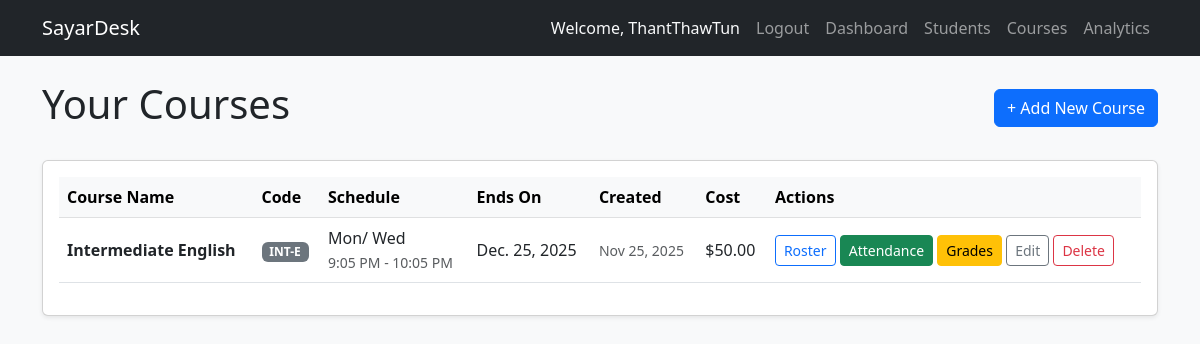
The app's page /courses/ (signed in) with its own data.
### dashboard/models.py (models this page shows)
class Course(models.Model):
    user = models.ForeignKey(User, on_delete=models.CASCADE)
    name = models.CharField(max_length=200)
    course_code = models.CharField(max_length=20, blank=True, null=True)
    cost = models.DecimalField(max_digits=10, decimal_places=2, default=0.00)
    schedule_days = models.CharField(max_length=50, blank=True, null=True, help_text="e.g., Mon/Wed")
    start_time = models.TimeField(blank=True, null=True)
    end_time = models.TimeField(blank=True, null=True)
    start_date = models.DateField(default=timezone.now)
    end_date = models.DateField(blank=True, null=True)
    created_at = models.DateTimeField(auto_now_add=True)

### dashboard/views.py (the view)
# urls.py: path('courses/', views.course_list, name='course_list'),
@login_required
def course_list(request):
    courses = Course.objects.filter(user=request.user).order_by('name')
    return render(request, 'dashboard/course_list.html', {'courses': courses})

### dashboard/templates/dashboard/course_list.html
{% extends "dashboard/base.html" %}
{% block content %}
<div class="d-flex justify-content-between align-items-center mb-4">
    <h1>Your Courses</h1>
    <a href="{% url 'add_course' %}" class="btn btn-primary">+ Add New Course</a>
</div>
<div class="card shadow-sm">
    <div class="card-body">
        {% if courses %}
        <div class="table-responsive">
            <table class="table table-hover align-middle">
                <thead class="table-light">
                    <tr>
                        <th>Course Name</th>
                        <th>Code</th>
                        <th>Schedule</th>
                        <th>Ends On</th>
                        <th>Created</th>
                        <th>Cost</th>
                        <th>Actions</th>
                    </tr>
                </thead>
                <tbody>
                    {% for course in courses %}
                    <tr>
                        <td><strong>{{ course.name }}</strong></td>
                        <td><span class="badge bg-secondary">{{ course.course_code|default:"-" }}</span></td>
                        <td>
                            {% if course.schedule_days %}
                                {{ course.schedule_days }}
                                <br>
                                {% if course.start_time %}
                                    <small class="text-muted">
                                        {{ course.start_time|time:"g:i A" }} - {{ course.end_time|time:"g:i A" }}
                                    </small>
                                {% endif %}
                            {% else %}
                                <span class="text-muted">Not set</span>
                            {% endif %}
                        </td>
                        <td>{{ course.end_date|default:"Ongoing" }}</td>
                        <td class="text-muted small">{{ course.created_at|date:"M d, Y" }}</td>
                        <td>${{ course.cost }}</td>
                        <td>
                            <a href="{% url 'manage_roster' course.pk %}" class="btn btn-sm btn-outline-primary">Roster</a>
                            <a href="{% url 'take_attendance' course.pk %}" class="btn btn-sm btn-success">Attendance</a>
                            <a href="{% url 'course_gradebook' course.pk %}" class="btn btn-sm btn-warning flex-grow-1">Grades</a>
                            <a href="{% url 'edit_course' course.pk %}" class="btn btn-sm btn-outline-secondary">Edit</a>
                            <a href="{% url 'delete_course' course.pk %}" class="btn btn-sm btn-outline-danger">Delete</a>
                        </td>
                    </tr>
                    {% endfor %}
                </tbody>
            </table>
        </div>
        {% else %}
            <div class="text-center py-5">
                <p class="lead text-muted">You haven't created any courses yet.</p>
                <a href="{% url 'add_course' %}" class="btn btn-lg btn-primary">Create Your First Course</a>
            </div>
        {% endif %}
    </div>
</div>
{% endblock %}

### dashboard/templates/dashboard/base.html (shortened to what this page needs)
<!DOCTYPE html>
<html lang="en">
<head>
    <link href="https://cdn.jsdelivr.net/npm/bootstrap@5.3.0/dist/css/bootstrap.min.css" rel="stylesheet">
</head>
<body>
    <nav class="navbar navbar-expand-lg navbar-dark bg-dark fixed-top">
        <div class="container">
            <a class="navbar-brand" href="{% url 'dashboard_home' %}">SayarDesk</a>
            <div class="collapse navbar-collapse" id="navbarNav">
                <div class="navbar-nav ms-auto">
                    {% if user.is_authenticated %}
                        <span class="nav-link text-light">Welcome, {{ user.username }}</span>
                        <form action="{% url 'logout' %}" method="post" class="d-inline">
                            <button type="submit" class="nav-link btn btn-link" style="display: inline; border: none; background: none; padding: 8px;">
                                Logout
                            </button>
                        </form>
                    {% else %}
                        <a class="nav-link" href="{% url 'login' %}">Login</a>
                        <a class="nav-link" href="{% url 'register' %}">Register</a>
                    {% endif %}
                    <a class="nav-link" href="{% url 'dashboard_home' %}">Dashboard</a>
                    <a class="nav-link" href="{% url 'student_list' %}">Students</a>
                    <a class="nav-link" href="{% url 'course_list' %}">Courses</a>
                    <a class="nav-link" href="{% url 'dashboard_analytics' %}">Analytics</a>
                </div>
            </div>
        </div>
    </nav>
    <div class="container">
        {% block content %}
        {% endblock %}
    </div>
</body>
</html>

### dashboard/templates/dashboard/base.html (style rules this page uses)
body { padding-top: 80px; background-color: #f8f9fa; }

### records on screen
Course: name "Intermediate English", course_code "INT-E", schedule_days "Mon/ Wed", start_time "9:05 PM", end_time "10:05 PM", end_date "Dec. 25, 2025", created_at "Nov 25, 2025", cost "50.00"

### other values on screen
{{ user.username }} "ThantThawTun"
